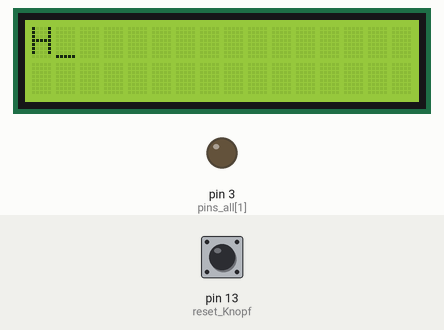
The sketch below on a simulated Arduino Uno, built with avr-gcc and run on an emulated ATmega328P. On the bench: 16×2 character LCD, output pins drawn as LEDs (lit = HIGH). Wiring (inferred from the names in the program): character LCD (HD44780): RS pin 2; E pin 4; data pin 5, pin 6, pin 7, pin 8, pin 9, pin 10, pin 11, pin 12. The inputs (shaded band) are chosen by the test bench; at power-on: pin 13 (reset_Knopf) HIGH. Pins used as bus, display or sensor lines are not drawn.

Above: at 0.1 s.
At 10.2 s:
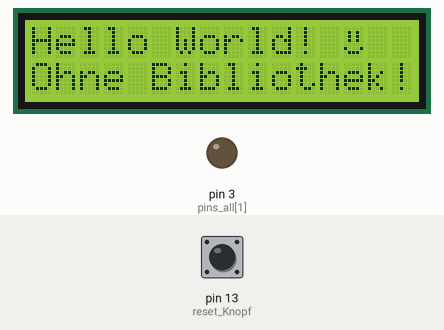
10.3 s: pin 13 (reset_Knopf) pulled LOW for 0.15 s
At 11.0 s:
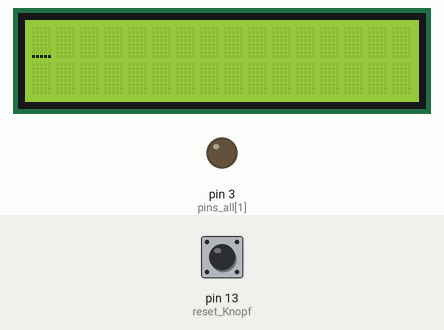
Timing chart, 0 to 13.3 s (numbered marks = the images above; inputs shaded):
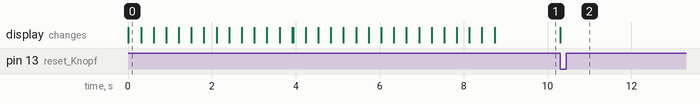

Measured:
- after the input at 10.3 s, the display: changes at once (image 2)

The sketch:

no_library_lcd.ino
```cpp
// Datenblatt https://www.displayfuture.com/Display/datasheet/alphanumeric/LCM1602A.pdf

int delay_time = 300;         // damit das schreiben cooler aussieht

byte pins_all[] = {2,3,4,5,6,7,8,9,10,11,12};
byte pins_data[] = {12,11,10,9,8,7,6,5};
byte pins_data_reverse[] = {5,6,7,8,9,10,11,12};

void data_stream(String data){
  for(int i=0; i<8; i++){
    digitalWrite(pins_data[i], bitRead(data.charAt(i),0));
  }
}

void rs_rw_stream(int rs, int rw){
  digitalWrite(2,rs);
  digitalWrite(3,rw);
}

void enable(){
  digitalWrite(4,1);
  digitalWrite(4,0);
}

void clear(){
  data_stream("00000001");
  rs_rw_stream(0,0);
  enable();
}

void print(String text) {
  for(int i=0; i<text.length(); i++) {
    char Char = text.charAt(i);
    for(int i=7; i>=0; i--) {
      digitalWrite(pins_data_reverse[i], bitRead(Char,i));
    }
    rs_rw_stream(1,0);
    enable();
    delay(delay_time);
  }
}

void cursor(int line, int pos){
  byte pins_data_ddram[] = {5,6,7,8,9,10,11};
  if(line == 1){
    pos -= 1;
    digitalWrite(12,1);
    for(int i=0; i<7; i++){
      digitalWrite(pins_data_ddram[i], bitRead(pos,i));
    }
    rs_rw_stream(0,0);
    enable();
    delay(2);
  }else if(line == 2){
    pos +=63;
    digitalWrite(12,1);
    for(int i=0; i<7; i++){
      digitalWrite(pins_data_ddram[i], bitRead(pos,i));
    }
    rs_rw_stream(0,0);
    enable();
    delay(2);
  }
}

void printCustomChar(int custom){
  custom -= 1;
  for(int i=0; i<8; i++){
    digitalWrite(pins_data_reverse[i], bitRead(custom,i));
  }
  rs_rw_stream(1,0);
  enable();
  delay(delay_time);
}

void setCGRAM(String adress){
  data_stream("01" + adress);
  rs_rw_stream(0,0);
  enable();
  delay(2);
}

void writeCGRAM(String data){
  data_stream("000" + data);
  rs_rw_stream(1,0);
  enable();
  delay(2);
}

/*
benutzen von eigenen Charactären:
  1. Dot-Matrix bearbeiten:
    - zur jehweiligen Dot-Matrix begeben z.B. Nr.1 (0x00-0x07)
    - 1 für leuchtende Pixel, 0 für nichtleuchtende Pixel
    - letzte Reihe für Cursor auf 00000 lassen
  2. eigene Charctäre an das Display senden:
    - Character in CGRAM laden --> createCustomChar(xyz), xyz steht für jehweiligen Character (1-8)
    - Cusrsorposition setzen --> cursor(Zeile, Position), an jener Stelle wird der eigene Character erscheinen
    - eigenen Character senden --> printCustomChar(xyz, xyz steht für jehweiligen Character (1-8)
*/

void createCustomChar(int custom){
  if(custom==1){
    setCGRAM("000000");      // start 0x00, ende 0x07
    writeCGRAM("00000");     // ⬛⬛⬛⬛⬛
    writeCGRAM("01010");     // ⬛⬜⬛⬜⬛
    writeCGRAM("01010");     // ⬛⬜⬛⬜⬛
    writeCGRAM("01010");     // ⬛⬜⬛⬜⬛
    writeCGRAM("00000");     // ⬛⬛⬛⬛⬛
    writeCGRAM("10001");     // ⬜⬛⬛⬛⬜
    writeCGRAM("01110");     // ⬛⬜⬜⬜⬛
    writeCGRAM("00000");     // ⬛⬛⬛⬛⬛
  }else if(custom==2){
    setCGRAM("001000");     // start 0x08, ende 0x0F
    writeCGRAM("00000");     // ⬛⬛⬛⬛⬛
    writeCGRAM("00000");     // ⬛⬛⬛⬛⬛
    writeCGRAM("00000");     // ⬛⬛⬛⬛⬛
    writeCGRAM("00000");     // ⬛⬛⬛⬛⬛
    writeCGRAM("00000");     // ⬛⬛⬛⬛⬛
    writeCGRAM("00000");     // ⬛⬛⬛⬛⬛
    writeCGRAM("00000");     // ⬛⬛⬛⬛⬛
    writeCGRAM("00000");     // ⬛⬛⬛⬛⬛
  }else if(custom==3){
    setCGRAM("010000");     // start 0x10, ende 0x17
    writeCGRAM("00000");     // ⬛⬛⬛⬛⬛
    writeCGRAM("00000");     // ⬛⬛⬛⬛⬛
    writeCGRAM("00000");     // ⬛⬛⬛⬛⬛
    writeCGRAM("00000");     // ⬛⬛⬛⬛⬛
    writeCGRAM("00000");     // ⬛⬛⬛⬛⬛
    writeCGRAM("00000");     // ⬛⬛⬛⬛⬛
    writeCGRAM("00000");     // ⬛⬛⬛⬛⬛
    writeCGRAM("00000");     // ⬛⬛⬛⬛⬛
  }else if(custom==4){
    setCGRAM("011000");     // start 0x18, ende 0x1F
    writeCGRAM("00000");     // ⬛⬛⬛⬛⬛
    writeCGRAM("00000");     // ⬛⬛⬛⬛⬛
    writeCGRAM("00000");     // ⬛⬛⬛⬛⬛
    writeCGRAM("00000");     // ⬛⬛⬛⬛⬛
    writeCGRAM("00000");     // ⬛⬛⬛⬛⬛
    writeCGRAM("00000");     // ⬛⬛⬛⬛⬛
    writeCGRAM("00000");     // ⬛⬛⬛⬛⬛
    writeCGRAM("00000");     // ⬛⬛⬛⬛⬛
  }else if(custom==5){
    setCGRAM("100000");     // start 0x20, ende 0x27
    writeCGRAM("00000");     // ⬛⬛⬛⬛⬛
    writeCGRAM("00000");     // ⬛⬛⬛⬛⬛
    writeCGRAM("00000");     // ⬛⬛⬛⬛⬛
    writeCGRAM("00000");     // ⬛⬛⬛⬛⬛
    writeCGRAM("00000");     // ⬛⬛⬛⬛⬛
    writeCGRAM("00000");     // ⬛⬛⬛⬛⬛
    writeCGRAM("00000");     // ⬛⬛⬛⬛⬛
    writeCGRAM("00000");     // ⬛⬛⬛⬛⬛
  }else if(custom==6){
    setCGRAM("101000");     // start 0x28, ende 0x2F
    writeCGRAM("00000");     // ⬛⬛⬛⬛⬛
    writeCGRAM("00000");     // ⬛⬛⬛⬛⬛
    writeCGRAM("00000");     // ⬛⬛⬛⬛⬛
    writeCGRAM("00000");     // ⬛⬛⬛⬛⬛
    writeCGRAM("00000");     // ⬛⬛⬛⬛⬛
    writeCGRAM("00000");     // ⬛⬛⬛⬛⬛
    writeCGRAM("00000");     // ⬛⬛⬛⬛⬛
    writeCGRAM("00000");     // ⬛⬛⬛⬛⬛
  }else if(custom==7){
    setCGRAM("110000");     // start 0x30, ende 0x37
    writeCGRAM("00000");     // ⬛⬛⬛⬛⬛
    writeCGRAM("00000");     // ⬛⬛⬛⬛⬛
    writeCGRAM("00000");     // ⬛⬛⬛⬛⬛
    writeCGRAM("00000");     // ⬛⬛⬛⬛⬛
    writeCGRAM("00000");     // ⬛⬛⬛⬛⬛
    writeCGRAM("00000");     // ⬛⬛⬛⬛⬛
    writeCGRAM("00000");     // ⬛⬛⬛⬛⬛
    writeCGRAM("00000");     // ⬛⬛⬛⬛⬛
  }else if(custom==8){
    setCGRAM("111000");     // start 0x38, ende 0x3F
    writeCGRAM("00000");     // ⬛⬛⬛⬛⬛
    writeCGRAM("00000");     // ⬛⬛⬛⬛⬛
    writeCGRAM("00000");     // ⬛⬛⬛⬛⬛
    writeCGRAM("00000");     // ⬛⬛⬛⬛⬛
    writeCGRAM("00000");     // ⬛⬛⬛⬛⬛
    writeCGRAM("00000");     // ⬛⬛⬛⬛⬛
    writeCGRAM("00000");     // ⬛⬛⬛⬛⬛
    writeCGRAM("00000");     // ⬛⬛⬛⬛⬛
  }
}

void setup() {
  Serial.begin(9600);
  pinMode(13, INPUT);                   // reset Knopf; eigentlich Nutzlos; für Notfälle

  for(int i=0; i<11; i++){              // setzt pins 2-12 auf OUTPUT
    pinMode(pins_all[i],OUTPUT);
  }

  clear();                              // um nach jedem reset das Display zu clearen und DDRAM Adresse 00 zu setzen
  delay(10);                            // dieses Delay ist wichtig; mindestens 1,55ms

  data_stream("00111000");              // 8-bit Modus; 2 Zeilen; 5x8 Schrift
  rs_rw_stream(0,0);
  enable();

  data_stream("00001110");              // aktiviert den Cursor (kein blinken)
  rs_rw_stream(0,0);
  enable();

  data_stream("00000110");              // verschiebe die Register Adresse jedes mal +1
  rs_rw_stream(0,0);
  enable();

  print("Hello World!");
  print(" ");

  createCustomChar(1);
  cursor(1,14);
  printCustomChar(1);

  cursor(2,1);
  print("Ohne Bibliothek!");
}

void loop() {
  if (digitalRead(13) == LOW) {
    clear();
  }
}
```
